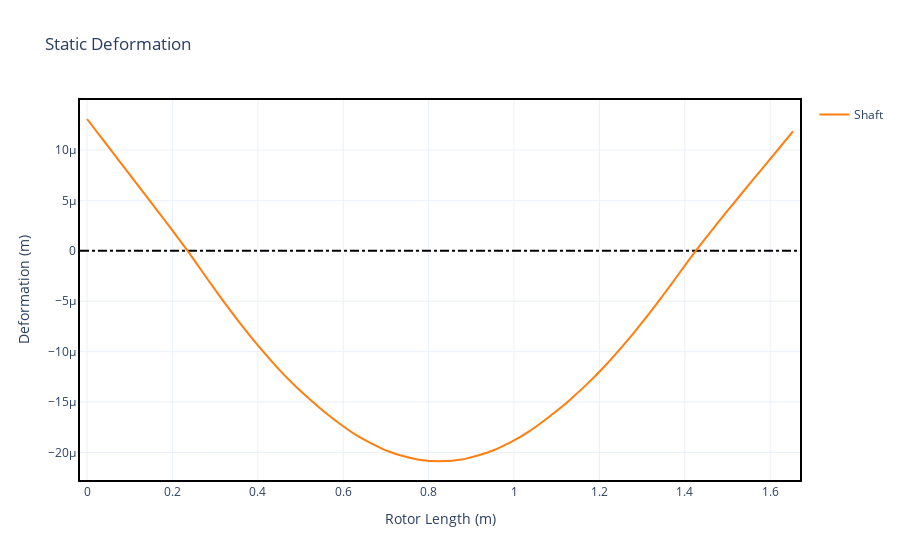

Source (notebook cell):
### Markdown cell above
#### Plotting deformation

### Code cell
static.plot_deformation()

### Figure 1 — Plotly figure (JSON) as saved in the notebook; plotly's stock layout.template omitted (floating-point values rounded to 4 significant figures)
{"data": [{"hoverinfo": "none", "line": {"color": "black", "dash": "dashdot"}, "mode": "lines", "showlegend": false, "type": "scatter", "x": [-0.01653, 1.67], "y": [0, 0]}, {"hovertemplate": "Rotor Length (m): %{x:.2f}<br>Displacement (m): %{y:.2e}", "line": {"shape": "spline", "smoothing": 1}, "mode": "lines", "name": "Shaft", "showlegend": true, "type": "scatter", "x": [0, 0.0355, 0.0715, 0.1255, 0.1685, 0.185, 0.199, 0.2355, 0.2865, 0.3115, 0.3275, 0.3517, 0.3562, 0.3688, 0.3888, 0.4515, 0.4895, 0.5275, 0.5575, 0.6105, 0.63, 0.6435, 0.693, 0.7126, 0.725, 0.774, 0.7937, 0.806, 0.8555, 0.8753, 0.887, 0.9365, 0.9565, 0.9685, 1.018, 1.038, 1.051, 1.108, 1.134, 1.172, 1.21, 1.272, 1.292, 1.305, 1.309, 1.333, 1.349, 1.375, 1.425, 1.476, 1.512, 1.549, 1.562, 1.597, 1.621, 1.653], "y": [1.307e-05, 1.111e-05, 9.125e-06, 6.141e-06, 3.772e-06, 2.853e-06, 2.069e-06, -1.216e-17, -3.067e-06, -4.539e-06, -5.471e-06, -6.824e-06, -7.071e-06, -7.751e-06, -8.805e-06, -1.186e-05, -1.349e-05, -1.496e-05, -1.604e-05, -1.772e-05, -1.826e-05, -1.86e-05, -1.966e-05, -1.999e-05, -2.017e-05, -2.069e-05, -2.08e-05, -2.085e-05, -2.081e-05, -2.07e-05, -2.061e-05, -2.003e-05, -1.97e-05, -1.948e-05, -1.837e-05, -1.783e-05, -1.748e-05, -1.562e-05, -1.468e-05, -1.32e-05, -1.157e-05, -8.556e-06, -7.521e-06, -6.854e-06, -6.611e-06, -5.289e-06, -4.381e-06, -2.953e-06, -1.205e-17, 2.709e-06, 4.609e-06, 6.483e-06, 7.174e-06, 8.966e-06, 1.02e-05, 1.184e-05]}], "layout": {"title": {"text": "Static Deformation"}, "xaxis": {"title": {"text": "Rotor Length (m)"}}, "yaxis": {"title": {"text": "Deformation (m)"}}}}
